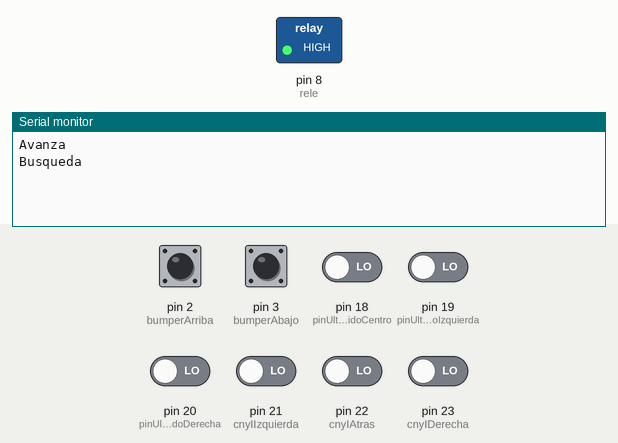
This sketch was run on a simulated Arduino Mega 2560, built with avr-gcc and run on an emulated ATmega2560. On the bench: switched loads named in the sketch (green lamp = pin HIGH), the last lines printed to the serial monitor. The inputs (shaded band) are chosen by the test bench; at power-on: pin 2 (bumperArriba), pin 3 (bumperAbajo) HIGH, pin 18 (pinUltrasonidoCentro), pin 19 (pinUltrasonidoIzquierda), pin 20 (pinUltrasonidoDerecha), pin 21 (cnyIIzquierda), pin 22 (cnyIAtras), pin 23 (cnyIDerecha) LOW. Pins used as bus, display or sensor lines are not drawn.

Above: at 3.3 s.
3.4 s: pin 3 (bumperAbajo) pulled LOW for 0.15 s
At 4.6 s:
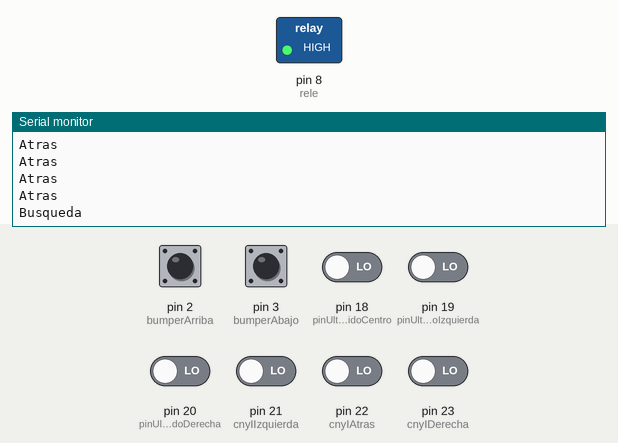
5.0 s: pin 19 (pinUltrasonidoIzquierda) driven HIGH
At 6.5 s:
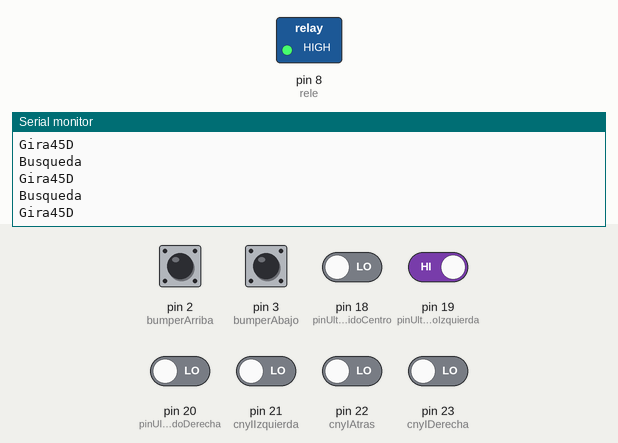
6.9 s: pin 23 (cnyIDerecha) driven HIGH
At 7.3 s:
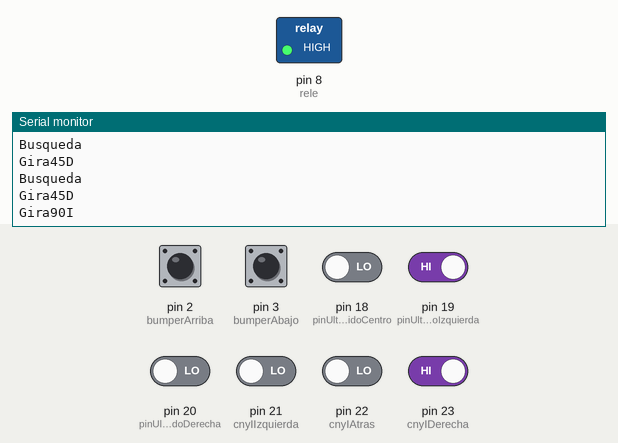
9.0 s: pin 22 (cnyIAtras) driven HIGH
12.0 s: pin 2 (bumperArriba) pulled LOW for 0.15 s
15.1 s: pin 3 (bumperAbajo) pulled LOW for 1 s
At 15.53 s:
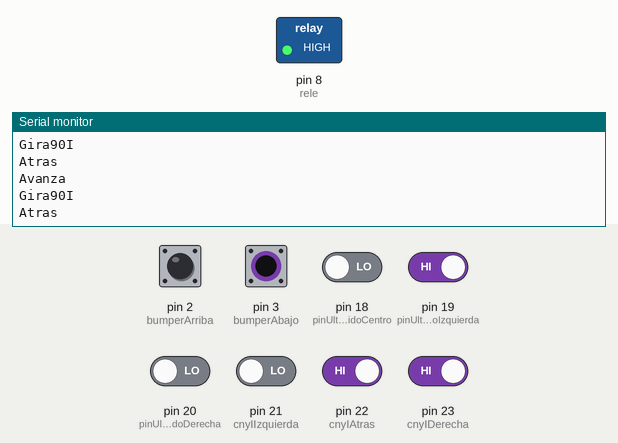

Measured:
- after the input at 3.4 s, the serial monitor: prints a new line at once (image 1)
- after the input at 5.0 s, the serial monitor: prints a new line at once (image 2)
- after the input at 6.9 s, the serial monitor: prints a new line at once (image 3)
- after the input at 15.1 s, the serial monitor: prints a new line after 0.07 s (image 4)

The sketch:

RobotMega.ino
```cpp
#include <Servo.h>
#include <Timer.h>

#define avanza 1
#define gira45D 2
#define gira45I 3
#define gira180 4
#define gira90D 5
#define gira90I 6
#define busqueda 7
#define atras 8


//PINES PARA MOTOR
const int dirPin = 12;
const int stepPin = 10;
const int dirPin1 = 13;
const int stepPin1 = 11;

int motorState = LOW;
int motor1State = LOW;

//PINES PARA ULTRASONIDO


const int pinUltrasonidoCentro = 18;
const int pinUltrasonidoIzquierda = 19;
const int pinUltrasonidoDerecha = 20;


//PIN RELE
const int rele = 8;

//PINES PARA CNY70

const int cnyIIzquierda = 21;
const int cnyIAtras = 22;
const int cnyIDerecha = 23;


int direccion = 0;

//PINES PARA BUMPER
const int bumperArriba = 2;
const int bumperAbajo = 3;


//Estados
int estado = 1;
int retroceder();


void setup(void)
{

  Serial.begin(9600);
  //RELE
  pinMode(rele, OUTPUT);
  digitalWrite(rele, HIGH);


  //BUMPER
  pinMode(bumperArriba, INPUT_PULLUP);
  pinMode(bumperAbajo, INPUT_PULLUP);

  //ULTRASONIDOS
  pinMode(pinUltrasonidoCentro, INPUT);
  pinMode(pinUltrasonidoDerecha, INPUT);
  pinMode(pinUltrasonidoIzquierda, INPUT);

  //CNY70
  pinMode(cnyIIzquierda, INPUT);
  pinMode(cnyIDerecha, INPUT);
  pinMode(cnyIAtras, INPUT);


  pinMode(stepPin1, OUTPUT);

  digitalWrite(dirPin, HIGH);  // Asignamos el valor del
  digitalWrite(dirPin1, LOW); // status a la salida
}


void loop(void)
{

  //Serial.print(estado);
  delay(2500);

  while(1){
  switch (estado) {

    case 1:
      Serial.print("Avanza\n");
      estado = avanzar();
      //Serial.print(estado);

      break;
    case 2:
      Serial.print("Gira45I\n");
      estado = giraI(200); //45 grados
      //Serial.print(estado);

      break;
    case 3:
      Serial.print("Gira45D\n");
      estado = giraD(200); //45 grados
      //Serial.print(estado);

      break;
    case 4:
      Serial.print("Gira180\n");

      estado = gira_180();
      //Serial.print(estado);

      break;
    case 5:
      Serial.print("Gira90D\n");
      estado = giraDInt(350); //90 grados

      //Serial.print(estado);

      break;
    case 6:
      Serial.print("Gira90I\n");
      estado = giraIInt(350); //90 grados

      //Serial.print(estado);

      break;
    case 7:
      Serial.print("Busqueda\n");
      estado = buscar();
      //Serial.print(estado);

      break;
    case 8:
      Serial.print("Atras\n");
      estado = retroceder();

      //Serial.print(estado);

      break;

  }
  }

}

void gira_90() {
  digitalWrite(dirPin, HIGH);  // Asignamos el valor del
  digitalWrite(dirPin1, HIGH); // status a la salida
  for (int i = 0; i < 350; i++) {
    motorState = !motorState ;
    motor1State = !motor1State;
    digitalWrite(stepPin, motorState);
    digitalWrite(stepPin1, motor1State);
    delay(3);
  }
}

int gira_180() {

  digitalWrite(dirPin, HIGH);  // Asignamos el valor del
  digitalWrite(dirPin1, HIGH); // status a la salida
  for (int i = 0; i < 680; i++) {

    motorState = !motorState ;
    motor1State = !motor1State;
    digitalWrite(stepPin, motorState);
    digitalWrite(stepPin1, motor1State);
    delay(3);
  }
  return 7;
}


int avanzar() { //Caso 1
  digitalWrite(dirPin, HIGH);  // Asignamos el valor del
  digitalWrite(dirPin1, LOW); // status a la salida

  for (int i = 0; i < 200 ; i++) {

    motorState = !motorState ;
    motor1State = !motor1State;
    digitalWrite(stepPin, motorState);
    digitalWrite(stepPin1, motor1State);
    delay(1);

    if (digitalRead(cnyIIzquierda)) {
      return gira90D;
    }
    else if (digitalRead(cnyIDerecha)) {
      return gira90I;
    }
    else if (digitalRead(bumperArriba) == LOW) {
      i = i-1; // SIGUE EN LA FUNCIÓN
    }
    else if (digitalRead(bumperAbajo) == LOW) {
      return atras;
    }
    else if (digitalRead(pinUltrasonidoCentro) == HIGH ) {
      i = i-1; // SIGUE EN LA FUNCIÓN
    }
    else if (digitalRead(pinUltrasonidoDerecha) == HIGH ) {
      return gira45D;
    }
    else if (digitalRead(pinUltrasonidoIzquierda) == HIGH ) {
      return gira45I;
    }


  }

  return busqueda;

}

// Cuando el pin ultrasonido derecho esté activado
int giraD(int pasos) { //Caso 2
  digitalWrite(dirPin, HIGH);  // Asignamos el valor del
  digitalWrite(dirPin1, HIGH); // status a la salida

  for (int i = 0; i < pasos ; i++) {

    motorState = !motorState ;
    motor1State = !motor1State;
    digitalWrite(stepPin, motorState);
    digitalWrite(stepPin1, motor1State);
    delay(2);

    if (digitalRead(cnyIDerecha)) {
      return gira90I;
    }
    else if (digitalRead(cnyIIzquierda)){
      return gira90D;
    }

//    else if (digitalRead(pinUltrasonidoCentro) == HIGH) {
//      return avanza;
//    }

    else if (digitalRead(bumperArriba) == LOW) {
      return avanza;
    }
    else if (digitalRead(bumperAbajo) == LOW) {
      return atras;
    }

  }
  return busqueda;

}

// Cuando el pin ultrasonido izquierdo esté activado
int giraI(int pasos) { //Caso 3
  digitalWrite(dirPin, LOW);  // Asignamos el valor del
  digitalWrite(dirPin1, LOW); // status a la salida

  for (int i = 0; i < pasos ; i++) {

    motorState = !motorState ;
    motor1State = !motor1State;
    digitalWrite(stepPin, motorState);
    digitalWrite(stepPin1, motor1State);
    delay(2);


    if (digitalRead(cnyIIzquierda)) {
      return gira90D;
    }
    else if(digitalRead(cnyIDerecha)){
      return gira90I;
    }

//    else if (digitalRead(pinUltrasonidoCentro) == HIGH) {
//      return 1;
//    }

    if (digitalRead(bumperArriba) == LOW) {
      return avanza;
    }
    else if (digitalRead(bumperAbajo) == LOW) {
      return atras;
    }
  }
  return busqueda;

}

//En caso que el CNY70 IZQUIERDO esté viendo NEGRO
int giraDInt(int pasos) { //caso 5

  digitalWrite(dirPin, LOW);  // Asignamos el valor del
  digitalWrite(dirPin1, HIGH); // status a la salida
  //Retrocede 150 pasos antes de girar
  for (int i = 0; i < 300 ; i++) {

    motorState = !motorState ;
    motor1State = !motor1State;
    digitalWrite(stepPin, motorState);
    digitalWrite(stepPin1, motor1State);
    delay(2);

    if(digitalRead(cnyIAtras)){
      i=300;
      }
  }

  digitalWrite(dirPin, LOW);  // Asignamos el valor del
  digitalWrite(dirPin1, LOW); // status a la salida

  for (int i = 0; i < pasos  ; i++) {


    motorState = !motorState ;
    motor1State = !motor1State;
    digitalWrite(stepPin, motorState);
    digitalWrite(stepPin1, motor1State);
    delay(3);

    if (digitalRead(bumperArriba) == LOW) {
      return avanza;
    }
    else if (digitalRead(bumperAbajo) == LOW) {
      return atras;
    }
    else if (digitalRead(pinUltrasonidoDerecha) == HIGH ) {
      return gira45D;
    }
    else if (digitalRead(pinUltrasonidoIzquierda) == HIGH){
      return gira45I;
    }
    //PUEDE QUE TENGAMOS QUE COMPROBAR LOS CNY TAMBIÉN AQUÍ, MIRAR SI ACASO


  }

  return busqueda;

}

//En caso que el CNY70 DERECHO esté viendo NEGRO
int giraIInt(int pasos) { //caso 6

  digitalWrite(dirPin, LOW);  // Asignamos el valor del
  digitalWrite(dirPin1, HIGH); // status a la salida

  //Retrocede 150 pasos antes de girar
  for (int i = 0; i < 300 ; i++) {

    motorState = !motorState ;
    motor1State = !motor1State;
    digitalWrite(stepPin, motorState);
    digitalWrite(stepPin1, motor1State);
    delay(2);

    if(digitalRead(cnyIAtras)){
      i=300;
      }
  }

  digitalWrite(dirPin, HIGH);  // Asignamos el valor del
  digitalWrite(dirPin1, HIGH); // status a la salida

  for (int i = 0; i < pasos  ; i++) {


    motorState = !motorState ;
    motor1State = !motor1State;
    digitalWrite(stepPin, motorState);
    digitalWrite(stepPin1, motor1State);
    delay(3);

    if (digitalRead(bumperArriba) == LOW) {
      return avanza; // Avanza
    }
    else if (digitalRead(bumperAbajo) == LOW) {
      return atras; // Atras
    }
    else if (digitalRead(pinUltrasonidoIzquierda) == HIGH ) {
      return gira45I; // GiraI
    }
    else if (digitalRead(pinUltrasonidoDerecha) == HIGH ) {
      return gira45D;
    }
  //A LO MEJOR TENEMOS QUE COMPROBAR CNY TAMBIÉN
  }

  return busqueda;

}

//GIRA A LA IZQUIERDA MIENTRAS NO DETECTE ALGO
int buscar() { //Caso 7

  digitalWrite(dirPin, HIGH);  // Asignamos el valor del
  digitalWrite(dirPin1, HIGH); // status a la salida
  for (int i = 0; i < 1400; i++) {

    motorState = !motorState ;
    motor1State = !motor1State;
    digitalWrite(stepPin, motorState);
    digitalWrite(stepPin1, motor1State);
    delay(5);

    if (digitalRead(bumperArriba) == LOW) {
      return avanza;
    }
    else if (digitalRead(bumperAbajo) == LOW) {
      return atras;
    }

    if (digitalRead(pinUltrasonidoIzquierda) == HIGH ) {
      return gira45I;
    }
    else if (digitalRead(pinUltrasonidoDerecha) == HIGH ) {
      return gira45D;
    }
    else if (digitalRead(pinUltrasonidoCentro) == HIGH ) {
      return avanza;
      }


  }
  return busqueda;
}


int retroceder() { //Caso 8
  digitalWrite(dirPin, LOW);  // Asignamos el valor del
  digitalWrite(dirPin1, HIGH); // status a la salida

  for (int i = 0; i < 200 ; i++) {

    motorState = !motorState ;
    motor1State = !motor1State;
    digitalWrite(stepPin, motorState);
    digitalWrite(stepPin1, motor1State);
    delay(1);

    if (digitalRead(cnyIAtras)) {
      digitalWrite(dirPin, HIGH);  // Asignamos el valor del
      digitalWrite(dirPin1, LOW); // status a la salida

      for (int j = 0; j < 50; j++) {
        motorState = !motorState ;
        motor1State = !motor1State;
        digitalWrite(stepPin, motorState);
        digitalWrite(stepPin1, motor1State);
        delay(1);
      }
      return avanza;

    }
    else if (digitalRead(bumperArriba) == LOW) {
      return avanza;
    }
    else if (digitalRead(bumperAbajo) == LOW) {
      return atras;
    }

  }

  return busqueda;

}
```
